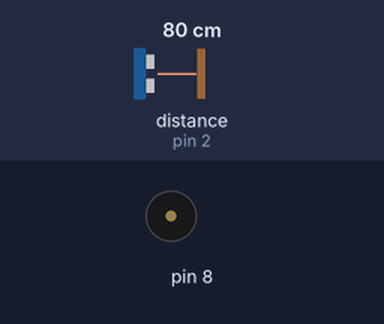
Recording of a sketch running on a simulated Arduino Uno, built with avr-gcc and run on an emulated ATmega328P. On the bench: buzzer (waves = sounding). The test bench sets the inputs (shaded band); at power-on: distance to the obstacle (sensor on pin 2) 80 cm. The echo pulse lasts 58.3 µs per cm; what the sketch prints to the serial monitor is not drawn.

Above: at 1.2 s.
1.3 s: distance to the obstacle (sensor on pin 2) set to 9 cm
At 3.0 s:
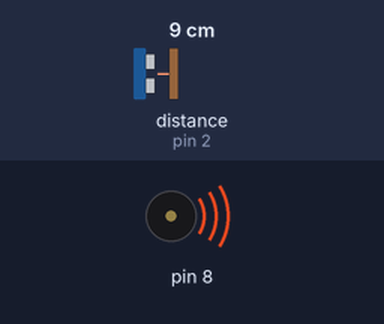
4.3 s: distance to the obstacle (sensor on pin 2) set to 18 cm
At 5.0 s:
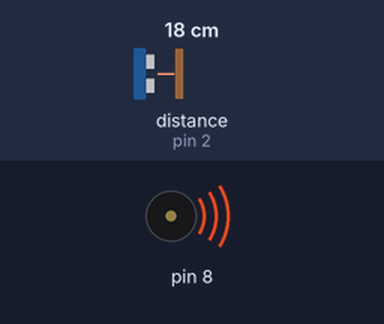
10.3 s: distance to the obstacle (sensor on pin 2) set to 9 cm
At 11.4 s:
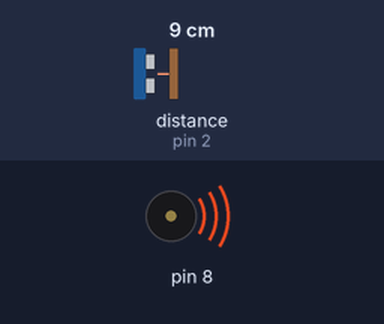
13.3 s: distance to the obstacle (sensor on pin 2) set to 18 cm
At 13.9 s:
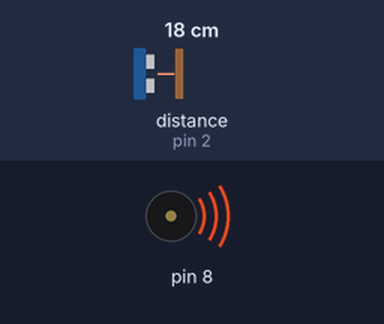
Timing chart, 0 to 16.3 s (numbered marks = the images above; inputs shaded):
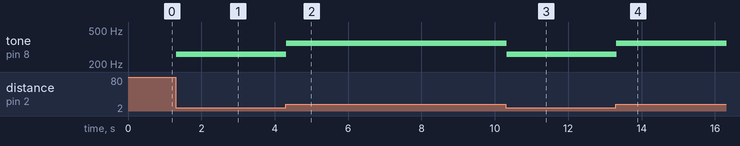

The sketch:

theremin_ultra.ino
```cpp
/**
 * Theremin con Ultrasonidos y Piezo
**/
#include <Ultrasonic.h>

Ultrasonic ultra(4,2, 6000); // (Trig PIN,Echo PIN)
int notas[] = {
  261, 293, 329, 349, 392, 440, 493};

float MAX_DISTANCE = 30.0;
float MIN_DISTANCE = 5.0;
int NUM_NOTAS = 6.0;
float slot = (MAX_DISTANCE-MIN_DISTANCE)/NUM_NOTAS;

void setup(){
  Serial.begin(19200);
  Serial.println(slot);
}

void loop(){
  long distance = ultra.Ranging(CM); // Medir distancia
  if(distance>MAX_DISTANCE || distance < MIN_DISTANCE){
    noTone(8); // Si no esta en rango, no emitir sonido
  }
  else{
    // Emitir nota correspondiente dependiendo de la distancia:
    // Indice calculado en bins de 1/NUM_NOTAS del rango considerado;
    int index = floor((distance-MIN_DISTANCE)/slot);
    Serial.print("Distance: ");
    Serial.print(distance);
    Serial.print(" Pitch: ");
    Serial.println(index);
    tone(8, notas[index], 20);
  }
  delay(20);
}
```

Measured:
- after the input at 1.3 s, tone on pin 8: silent → 261 Hz at once
- after the input at 4.3 s, tone on pin 8: 261 Hz → 349 Hz at once
- after the input at 10.3 s, tone on pin 8: 349 Hz → 261 Hz at once
- after the input at 13.3 s, tone on pin 8: 261 Hz → 349 Hz at once
